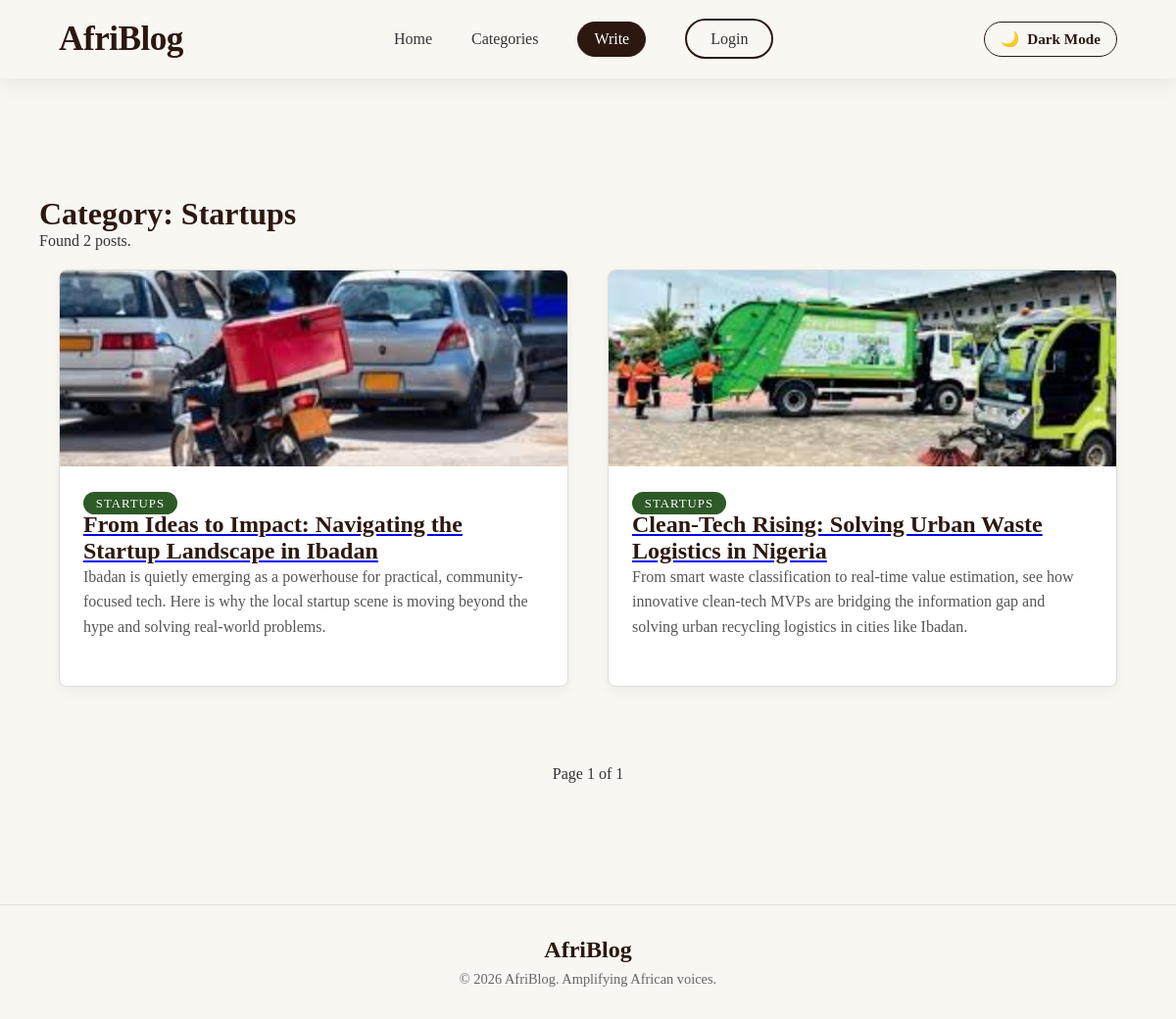
/category/startups/, run on the app's committed database.
### blog/models.py (models this page shows, shortened)
class Category(models.Model):
    name = models.CharField(max_length=100, unique=True)
    slug = models.SlugField(max_length=100, unique=True)

class Post(models.Model):
    title = models.CharField(max_length=200, unique=True)
    slug = models.SlugField(max_length=200, unique=True, blank=True)
    author = models.ForeignKey(User, on_delete=models.CASCADE, related_name='blog_posts')
    category = models.ForeignKey(Category, on_delete=models.CASCADE, related_name='posts')
    content = models.TextField()
    excerpt = models.TextField(blank=True)
    featured_image = models.ImageField(upload_to='uploads/%Y/%m/', blank=True, null=True)
    status = models.IntegerField(choices=STATUS, default=0)
    created_on = models.DateTimeField(auto_now_add=True)
    class Meta:
        ordering = ['-created_on']
    def get_absolute_url(self):
        return reverse('post_detail', args=[str(self.slug)])

### blog/views.py (the view)
# urls.py: path('category/<slug:slug>/', views.category_detail, name='category_detail'),
def category_detail(request, slug):
    category = get_object_or_404(Category, slug=slug)
    all_posts = category.posts.all().order_by('-created_on')
    paginator = Paginator(all_posts, 5)
    page_number = request.GET.get('page')
    page_obj = paginator.get_page(page_number)
    return render(request, 'category_detail.html', {
        'category': category,
        'page_obj': page_obj
    })

### templates/category_detail.html (shortened to what this page needs)
{% extends 'index.html' %}
{% block content %}
<main class="category-page" style="padding: 40px">
    <h1>Category: {{ category.name }}</h1>
    <p>Found {{ page_obj.paginator.count }} posts.</p>
    <div class="article-grid">
        {% for post in page_obj %}
        <article class="article-card">
            <a href="{{ post.get_absolute_url }}">
                <figure class="card-thumbnail">
                    {% if post.featured_image %}
                        <img src="{{ post.featured_image.url }}" alt="{{ post.title }}">
                    {% else %}
                        <div class="placeholder-thumbnail" style="background: #eee; height: 200px; display: flex; align-items: center; justify-content: center;">
                            <span>No Image Available</span>
                        </div>
                    {% endif %}
                </figure>
            </a>
            <div class="card-content">
                <span class="category-chip">{{ category.name }}</span>
                <a href="{{ post.get_absolute_url }}">
                    <h2>{{ post.title }}</h2>
                </a>
                <p class="excerpt">{{ post.excerpt }}</p>
            </div>
        </article>
        {% empty %}
            <p>No posts found in this category.</p>
        {% endfor %}
    </div>
    <div class="pagination" style="text-align: center; margin-top: 40px;">
        <span>Page {{ page_obj.number }} of {{ page_obj.paginator.num_pages }}</span>
    </div>
</main>
{% endblock %}

### static/css/style.css (style rules this page uses)
:root { --color-background-dark: #121212; --color-background-light: #f9f7f2; --color-accent: #d4a373; --color-text-main: #333333; --primary-dark: #2c1810; --bg-parchment: #f9f7f2; --accent-gold: #d4a373; --tag-forest: #2d5a27; }
body { background-color: var(--bg-parchment); color: var(--color-text-main); font-family: var(--font-body); transition: background-color 0.3s ease, color 0.3s ease; margin: 0; overflow-x: hidden; -ms-overflow-style: none; scrollbar-width: none; }
h1, h2, h3, h4, h5, h6 { font-family: var(--font-heading); color: var(--primary-dark); }
* { margin: 0; padding: 0; box-sizing: border-box; }
main { padding-top: 80px; z-index: 1; }
.category-chip { background-color: var(--tag-forest); color: #fff; padding: 0.3rem 0.8rem; border-radius: 20px; font-family: var(--font-ui); font-size: 0.8rem; text-transform: uppercase; letter-spacing: 1px; }
.article-grid { display: grid; grid-template-columns: repeat(auto-fit, minmax(320px, 1fr)); gap: 2.5rem; padding: 20px; }
.article-card { display: flex; flex-direction: column; background-color: #fff; border-radius: 8px; overflow: hidden; box-shadow: 0 4px 12px rgba(0,0,0,0.05); transition: transform 0.2s ease; border: 1px solid #ddd; }
.card-thumbnail img { width: 100%; height: 200px; object-fit: cover; }
.card-content { padding: 1.5rem; }
.excerpt { color: #555; margin-bottom: 1.5rem; line-height: 1.6; }
.pagination { display: flex; justify-content: center; align-items: center; gap: 2rem; margin-top: 3rem; font-family: var(--font-ui); }
.pagination { text-align: center; margin-top: 40px; padding: 20px; }
body { -ms-overflow-style: none; scrollbar-width: none; overflow-y: scroll; }

### data on the page
Category: name "Startups", name "STARTUPS"
Post: featured_image (picture), title "From Ideas to Impact: Navigating the Startup Landscape in Ibadan", excerpt "Ibadan is quietly emerging as a powerhouse for practical, community-focused tech. Here is why the local startup scene is moving beyond the hype and solving real-world problems."
Post: featured_image (picture), title "Clean-Tech Rising: Solving Urban Waste Logistics in Nigeria", excerpt "From smart waste classification to real-time value estimation, see how innovative clean-tech MVPs are bridging the information gap and solving urban recycling logistics in cities like Ibadan."

### other printed values
{{ page_obj.paginator.count }} "2"
{{ page_obj.number }} "1"
{{ page_obj.paginator.num_pages }} "1"
